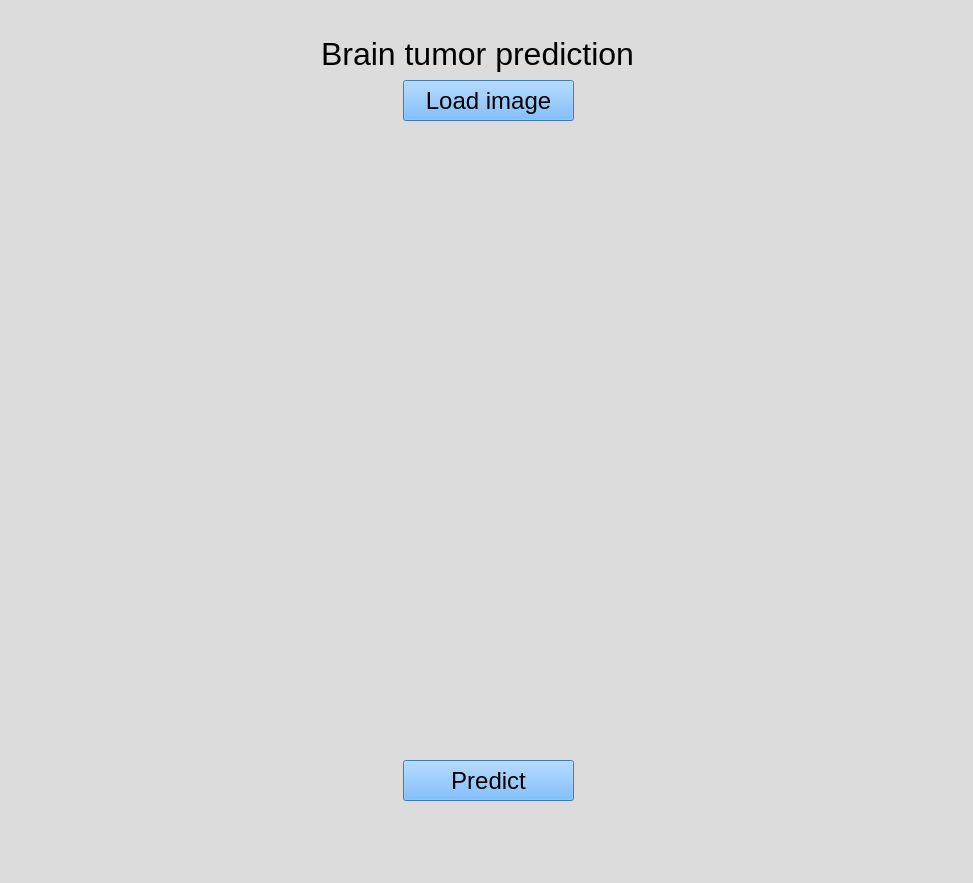
<?xml version="1.0" encoding="UTF-8"?>
<ui version="4.0">
 <class>MainWindow</class>
 <widget class="QMainWindow" name="MainWindow">
  <property name="geometry">
   <rect>
    <x>0</x>
    <y>0</y>
    <width>973</width>
    <height>883</height>
   </rect>
  </property>
  <property name="windowTitle">
   <string notr="true">Brain Tumor prediction</string>
  </property>
  <property name="accessibleName">
   <string/>
  </property>
  <property name="styleSheet">
   <string notr="true"/>
  </property>
  <widget class="QWidget" name="centralwidget">
   <property name="contextMenuPolicy">
    <enum>Qt::NoContextMenu</enum>
   </property>
   <property name="styleSheet">
    <string notr="true"/>
   </property>
   <widget class="QPushButton" name="ButtonLoadImage">
    <property name="geometry">
     <rect>
      <x>403</x>
      <y>80</y>
      <width>171</width>
      <height>41</height>
     </rect>
    </property>
    <property name="sizePolicy">
     <sizepolicy hsizetype="Preferred" vsizetype="Preferred">
      <horstretch>1</horstretch>
      <verstretch>0</verstretch>
     </sizepolicy>
    </property>
    <property name="font">
     <font>
      <pointsize>18</pointsize>
     </font>
    </property>
    <property name="styleSheet">
     <string notr="true">
background-color: rgb(85, 170, 255);
</string>
    </property>
    <property name="text">
     <string>Load image</string>
    </property>
   </widget>
   <widget class="QPushButton" name="ButtonPredict">
    <property name="geometry">
     <rect>
      <x>403</x>
      <y>760</y>
      <width>171</width>
      <height>41</height>
     </rect>
    </property>
    <property name="sizePolicy">
     <sizepolicy hsizetype="Preferred" vsizetype="Preferred">
      <horstretch>0</horstretch>
      <verstretch>0</verstretch>
     </sizepolicy>
    </property>
    <property name="font">
     <font>
      <pointsize>18</pointsize>
     </font>
    </property>
    <property name="styleSheet">
     <string notr="true">background-color: rgb(85, 170, 255);</string>
    </property>
    <property name="text">
     <string>Predict</string>
    </property>
   </widget>
   <widget class="QLabel" name="LabelAnswer">
    <property name="geometry">
     <rect>
      <x>303</x>
      <y>820</y>
      <width>381</width>
      <height>36</height>
     </rect>
    </property>
    <property name="sizePolicy">
     <sizepolicy hsizetype="Preferred" vsizetype="Preferred">
      <horstretch>0</horstretch>
      <verstretch>0</verstretch>
     </sizepolicy>
    </property>
    <property name="font">
     <font>
      <pointsize>18</pointsize>
     </font>
    </property>
    <property name="layoutDirection">
     <enum>Qt::LeftToRight</enum>
    </property>
    <property name="text">
     <string/>
    </property>
    <property name="alignment">
     <set>Qt::AlignCenter</set>
    </property>
   </widget>
   <widget class="QLabel" name="label_mri">
    <property name="geometry">
     <rect>
      <x>28</x>
      <y>140</y>
      <width>921</width>
      <height>591</height>
     </rect>
    </property>
    <property name="sizePolicy">
     <sizepolicy hsizetype="Preferred" vsizetype="Preferred">
      <horstretch>0</horstretch>
      <verstretch>0</verstretch>
     </sizepolicy>
    </property>
    <property name="styleSheet">
     <string notr="true"/>
    </property>
    <property name="text">
     <string/>
    </property>
    <property name="scaledContents">
     <bool>true</bool>
    </property>
    <property name="alignment">
     <set>Qt::AlignCenter</set>
    </property>
   </widget>
   <widget class="QLabel" name="label_back">
    <property name="geometry">
     <rect>
      <x>-11</x>
      <y>0</y>
      <width>1081</width>
      <height>1151</height>
     </rect>
    </property>
    <property name="sizePolicy">
     <sizepolicy hsizetype="Preferred" vsizetype="Preferred">
      <horstretch>0</horstretch>
      <verstretch>0</verstretch>
     </sizepolicy>
    </property>
    <property name="styleSheet">
     <string notr="true">background-color: rgb(220, 220, 220);</string>
    </property>
    <property name="text">
     <string/>
    </property>
   </widget>
   <widget class="QLabel" name="LabelTitle">
    <property name="geometry">
     <rect>
      <x>321</x>
      <y>30</y>
      <width>521</width>
      <height>48</height>
     </rect>
    </property>
    <property name="sizePolicy">
     <sizepolicy hsizetype="Preferred" vsizetype="Preferred">
      <horstretch>0</horstretch>
      <verstretch>0</verstretch>
     </sizepolicy>
    </property>
    <property name="font">
     <font>
      <pointsize>24</pointsize>
     </font>
    </property>
    <property name="styleSheet">
     <string notr="true"/>
    </property>
    <property name="text">
     <string>Brain tumor prediction</string>
    </property>
   </widget>
   <zorder>label_back</zorder>
   <zorder>ButtonLoadImage</zorder>
   <zorder>ButtonPredict</zorder>
   <zorder>LabelAnswer</zorder>
   <zorder>label_mri</zorder>
   <zorder>LabelTitle</zorder>
  </widget>
 </widget>
 <resources/>
 <connections/>
</ui>
